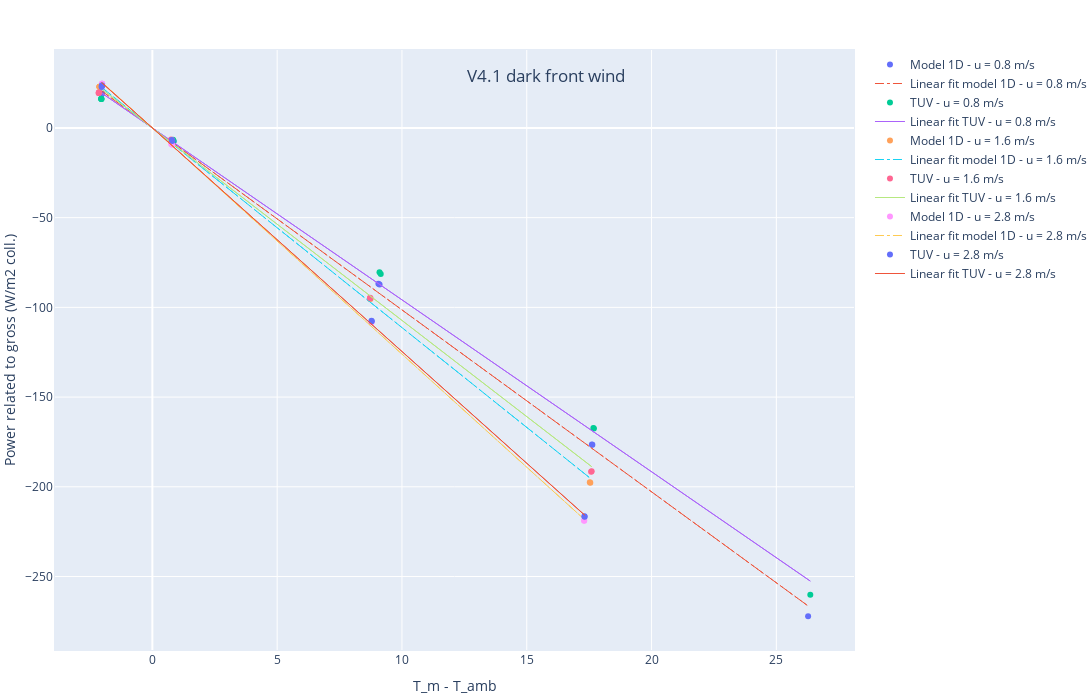

The notebook cell saved with this chart:
### Code cell
u_list = df_res['u'].unique()

fig = go.Figure()

for i in range(len(u_list)):
    # Add traces

    fig.add_trace(go.Scatter(x=-df_res.loc[df_res["u"]==u_list[i]]['-(T_m - T_a)'], y=df_res.loc[df_res["u"]==u_list[i]]['Qdot / AG'],
                        mode = 'markers',
                        name='Model 1D - u = '+str(u_list[i])+' m/s',
                        ))

    
    fig.add_trace(go.Scatter(x=-df_res.loc[df_res["u"]==u_list[i]]['-(T_m - T_a)'], y=sk.comp_power_rG_coeff_df(X_df['Linear fit model 1D'],df_res.loc[df_res["u"]==u_list[i]]),
                        mode = 'lines',
                        line=dict(width=1,
                            dash='dashdot'),
                        name='Linear fit model 1D - u = '+str(u_list[i])+' m/s',
                        ))
    
    fig.add_trace(go.Scatter(x=condi.loc[condi["u"]==u_list[i]]['T_m - T_a'], y=condi.loc[condi["u"]==u_list[i]]['Qdot / AG'],
                        mode = 'markers',
                        name='TUV - u = '+str(u_list[i])+' m/s')
                        )
    
    fig.add_trace(go.Scatter(x=condi.loc[condi["u"]==u_list[i]]['T_m - T_a'], y=sk.comp_power_rG_coeff_df(X_df['TÜV'],condi.loc[condi["u"]==u_list[i]]),
                        mode = 'lines',
                        line=dict(width=1
                            ),
                        name='Linear fit TUV - u = '+str(u_list[i])+' m/s')
                        )
# Set x-axis title
fig.update_xaxes(title_text="T_m - T_amb")
fig.update_yaxes(title_text="Power related to gross (W/m2 coll.)")

fig.update_layout(
    title={
        'text': "V4.1 dark front wind",
        'y':0.9,
        'x':0.5,
        'xanchor': 'center',
        'yanchor': 'top'})

fig.update_layout(
    autosize=False,
    width=1200,
    height=700,
    margin=dict(
        l=0,
        r=0,
        b=50,
        t=50,
        pad=1
    ),
)

fig.show()

### Figure 1 — Plotly figure (JSON) as saved in the notebook; plotly's stock layout.template omitted (floating-point values rounded to 4 significant figures)
{"data": [{"mode": "markers", "name": "Model 1D - u = 0.8 m/s", "type": "scatter", "x": [-2.025, -2.025, 0.8545, 0.8264, 9.104, 9.057, 17.63, 17.61, 26.27, -2.025, -2.025], "y": [19.01, 19.01, -7.622, -7.368, -87.31, -86.84, -176.6, -176.4, -272.1, 19.01, 19.01]}, {"line": {"dash": "dashdot", "width": 1}, "mode": "lines", "name": "Linear fit model 1D - u = 0.8 m/s", "type": "scatter", "x": [-2.025, -2.025, 0.8545, 0.8264, 9.104, 9.057, 17.63, 17.61, 26.27, -2.025, -2.025], "y": [20.54, 20.54, -8.665, -8.379, -92.31, -91.83, -178.7, -178.6, -266.4, 20.54, 20.54]}, {"mode": "markers", "name": "TUV - u = 0.8 m/s", "type": "scatter", "x": [-2.05, -2.04, 0.85, 0.83, 9.15, 9.1, 17.69, 17.67, 26.36, -2.05, -2.04], "y": [16.2, 16.15, -7.327, -6.656, -81.42, -80.5, -167.4, -167.2, -260.1, 16.2, 16.15]}, {"line": {"width": 1}, "mode": "lines", "name": "Linear fit TUV - u = 0.8 m/s", "type": "scatter", "x": [-2.05, -2.04, 0.85, 0.83, 9.15, 9.1, 17.69, 17.67, 26.36, -2.05, -2.04], "y": [19.64, 19.54, -8.143, -7.952, -87.66, -87.18, -169.5, -169.3, -252.5, 19.64, 19.54]}, {"mode": "markers", "name": "Model 1D - u = 1.6 m/s", "type": "scatter", "x": [-2.118, -2.118, 0.744, 0.7812, 8.736, 8.718, 17.55, 17.53, -2.118, -2.118], "y": [22.91, 22.91, -7.69, -8.077, -95.32, -95.11, -197.7, -197.5, 22.91, 22.91]}, {"line": {"dash": "dashdot", "width": 1}, "mode": "lines", "name": "Linear fit model 1D - u = 1.6 m/s", "type": "scatter", "x": [-2.118, -2.118, 0.744, 0.7812, 8.736, 8.718, 17.55, 17.53, -2.118, -2.118], "y": [23.57, 23.57, -8.278, -8.692, -97.2, -96.99, -195.2, -195.0, 23.57, 23.57]}, {"mode": "markers", "name": "TUV - u = 1.6 m/s", "type": "scatter", "x": [-2.15, -2.14, 0.75, 0.79, 8.74, 8.72, 17.6, 17.58, -2.15, -2.14], "y": [19.5, 19.76, -6.398, -6.863, -94.89, -94.63, -191.3, -191.6, 19.5, 19.76]}, {"line": {"width": 1}, "mode": "lines", "name": "Linear fit TUV - u = 1.6 m/s", "type": "scatter", "x": [-2.15, -2.14, 0.75, 0.79, 8.74, 8.72, 17.6, 17.58, -2.15, -2.14], "y": [22.96, 22.96, -8.048, -8.477, -93.78, -93.57, -188.7, -188.5, 22.96, 22.96]}, {"mode": "markers", "name": "Model 1D - u = 2.8 m/s", "type": "scatter", "x": [-2.015, -2.015, 0.7552, 0.792, 8.783, 8.774, 17.3, 17.29, -2.015, -2.015], "y": [24.62, 24.62, -8.9, -9.338, -108.3, -108.2, -219.0, -218.8, 24.62, 24.62]}, {"line": {"dash": "dashdot", "width": 1}, "mode": "lines", "name": "Linear fit model 1D - u = 2.8 m/s", "type": "scatter", "x": [-2.015, -2.015, 0.7552, 0.792, 8.783, 8.774, 17.3, 17.29, -2.015, -2.015], "y": [25.4, 25.4, -9.52, -9.984, -110.7, -110.6, -218.1, -218.0, 25.4, 25.4]}, {"mode": "markers", "name": "TUV - u = 2.8 m/s", "type": "scatter", "x": [-2.02, -2.03, 0.78, 0.8, 8.79, 8.78, 17.32, 17.31, -2.02, -2.03], "y": [23.58, 23.01, -6.708, -7.276, -107.7, -107.5, -216.7, -216.5, 23.58, 23.01]}, {"line": {"width": 1}, "mode": "lines", "name": "Linear fit TUV - u = 2.8 m/s", "type": "scatter", "x": [-2.02, -2.03, 0.78, 0.8, 8.79, 8.78, 17.32, 17.31, -2.02, -2.03], "y": [25.16, 25.16, -9.59, -9.964, -109.5, -109.4, -215.7, -215.7, 25.16, 25.16]}], "layout": {"autosize": false, "height": 700, "margin": {"b": 50, "l": 0, "pad": 1, "r": 0, "t": 50}, "title": {"text": "V4.1 dark front wind", "x": 0.5, "xanchor": "center", "y": 0.9, "yanchor": "top"}, "width": 1200, "xaxis": {"title": {"text": "T_m - T_amb"}}, "yaxis": {"title": {"text": "Power related to gross (W/m2 coll.)"}}}}
